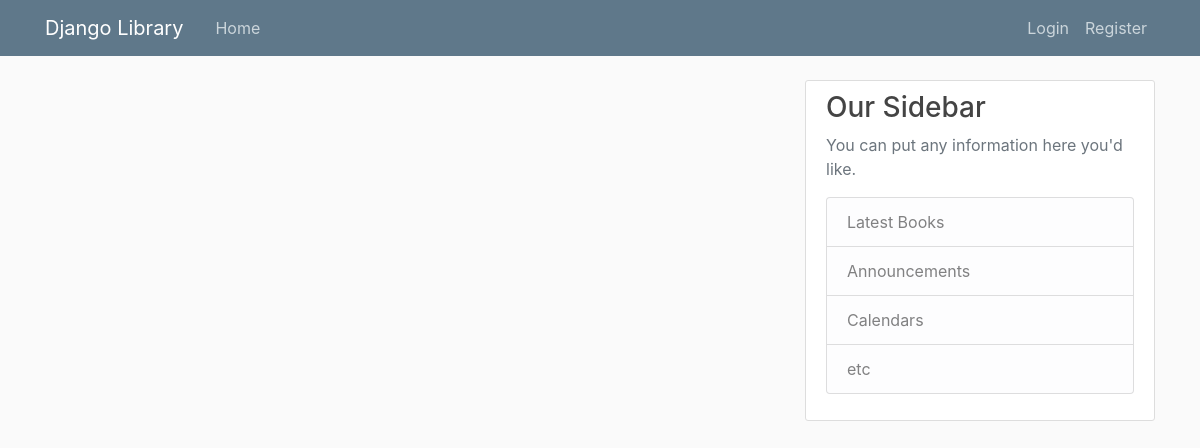
/, run on an earlier commit of the app's database.
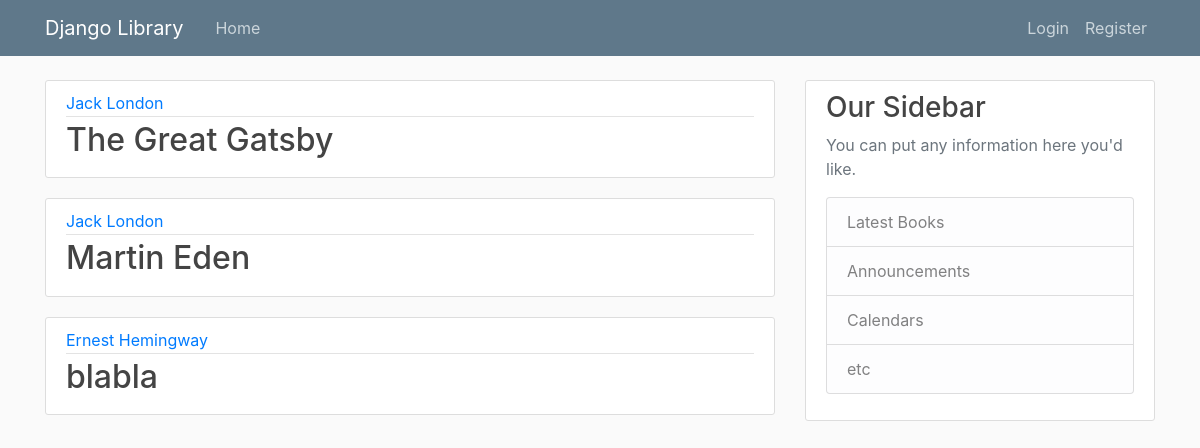
And on a later commit of the database.
### library/models.py (models this page shows, shortened)
class Book(models.Model):
    title = models.CharField(max_length=100)
    author = models.ForeignKey(Author, on_delete=models.CASCADE)

class Author(models.Model):
    first_name = models.CharField(max_length=30)
    second_name = models.CharField(max_length=30)
    def __str__(self):
        return self.first_name + ' ' + self.second_name

### library/views.py (the view)
# urls.py: 2. Add a URL to urlpatterns:  path('', views.home, name='home')
def home(request):
    context = {
        'books': Book.objects.all()
    }
    return render(request, 'library/home.html', context)

### library/templates/library/home.html
{% extends "library/base.html" %}
{% block content %}
    {% for book in books %}
        <article class="media content-section">
          <div class="media-body">
            <div class="article-metadata">
              <a class="mr-2" href="{% url 'author-detail' book.author.id %}">{{ book.author }}</a>
            </div>
            <h2><a class="article-title" href="{% url 'book-detail' book.id %}">{{ book.title }}</a></h2>
          </div>
        </article>
    {% endfor %}
{% endblock content %}

### library/templates/library/base.html (shortened to what this page needs)
{% load static %}
<!DOCTYPE html>
<html>
<head>
  <link rel="stylesheet" href="https://maxcdn.bootstrapcdn.com/bootstrap/4.0.0/css/bootstrap.min.css">
  <link rel="stylesheet" type="text/css" href="{% static 'library/main.css' %}">
</head>
<body>
  <header class="site-header">
    <nav class="navbar navbar-expand-md navbar-dark bg-steel fixed-top">
      <div class="container">
        <a class="navbar-brand mr-4" href="{% url 'library-home' %}">Django Library</a>
        <div class="collapse navbar-collapse" id="navbarToggle">
          <div class="navbar-nav mr-auto">
            <a class="nav-item nav-link" href="{% url 'library-home' %}">Home</a>
          </div>
          <div class="navbar-nav">
            <a class="nav-item nav-link" href="#">Login</a>
            <a class="nav-item nav-link" href="#">Register</a>
          </div>
        </div>
      </div>
    </nav>
  </header>
  <main role="main" class="container">
    <div class="row">
      <div class="col-md-8">
        {% block content %}{% endblock %}
      </div>
      <div class="col-md-4">
        <div class="content-section">
          <h3>Our Sidebar</h3>
          <p class='text-muted'>You can put any information here you'd like.
            <ul class="list-group">
              <li class="list-group-item list-group-item-light">Latest Books</li>
              <li class="list-group-item list-group-item-light">Announcements</li>
              <li class="list-group-item list-group-item-light">Calendars</li>
              <li class="list-group-item list-group-item-light">etc</li>
            </ul>
          </p>
        </div>
      </div>
    </div>
  </main>
</body>
</html>

### library/static/library/main.css (style rules this page uses)
body { background: #fafafa; color: #333333; margin-top: 5rem; }
h1, h2, h3, h4, h5, h6 { color: #444444; }
ul { margin: 0; }
.bg-steel { background-color: #5f788a; }
.site-header .navbar-nav .nav-link { color: #cbd5db; }
.content-section { background: #ffffff; padding: 10px 20px; border: 1px solid #dddddd; border-radius: 3px; margin-bottom: 20px; }
.article-title { color: #444444; }
.article-metadata { padding-bottom: 1px; margin-bottom: 4px; border-bottom: 1px solid #e3e3e3 }

What changed in the data, as far as the page shows it:
added Book: author "Jack London", title "The Great Gatsby"
added Book: author "Jack London", title "Martin Eden"
added Book: author "Ernest Hemingway", title "blabla"
